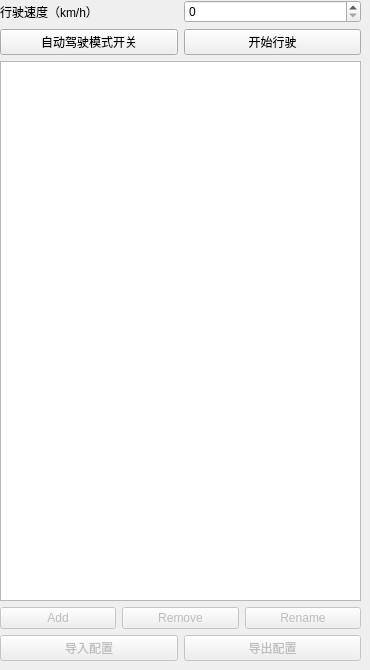
          <widget class="QWidget" name="tab_6">
           <attribute name="title">
            <string>运动控制与订阅</string>
           </attribute>
           <widget class="QWidget" name="layoutWidget">
            <property name="geometry">
             <rect>
              <x>0</x>
              <y>0</y>
              <width>361</width>
              <height>661</height>
             </rect>
            </property>
            <layout class="QVBoxLayout" name="verticalLayout_5">
             <item>
              <layout class="QVBoxLayout" name="verticalLayout_8">
               <item>
                <layout class="QHBoxLayout" name="horizontalLayout_6">
                 <item>
                  <widget class="QLabel" name="label_62">
                   <property name="text">
                    <string>行驶速度（km/h）</string>
                   </property>
                  </widget>
                 </item>
                 <item>
                  <widget class="QSpinBox" name="spinBox"/>
                 </item>
                </layout>
               </item>
               <item>
                <layout class="QHBoxLayout" name="horizontalLayout_19">
                 <item>
                  <widget class="QPushButton" name="pushButton_start">
                   <property name="minimumSize">
                    <size>
                     <width>128</width>
                     <height>0</height>
                    </size>
                   </property>
                   <property name="text">
                    <string>自动驾驶模式开关</string>
                   </property>
                  </widget>
                 </item>
                 <item>
                  <widget class="QPushButton" name="pushButton_autocar">
                   <property name="text">
                    <string>开始行驶</string>
                   </property>
                  </widget>
                 </item>
                </layout>
               </item>
              </layout>
             </item>
             <item>
              <widget class="QTreeView" name="treeView_rvizDisplayTree">
               <attribute name="headerDefaultSectionSize">
                <number>150</number>
               </attribute>
              </widget>
             </item>
             <item>
              <layout class="QHBoxLayout" name="horizontalLayout_5">
               <item>
                <widget class="QPushButton" name="pushButton_add_topic">
                 <property name="enabled">
                  <bool>false</bool>
                 </property>
                 <property name="text">
                  <string>Add</string>
                 </property>
                </widget>
               </item>
               <item>
                <widget class="QPushButton" name="pushButton_remove_topic">
                 <property name="enabled">
                  <bool>false</bool>
                 </property>
                 <property name="text">
                  <string>Remove</string>
                 </property>
                </widget>
               </item>
               <item>
                <widget class="QPushButton" name="pushButton_rename_topic">
                 <property name="enabled">
                  <bool>false</bool>
                 </property>
                 <property name="text">
                  <string>Rename</string>
                 </property>
                </widget>
               </item>
              </layout>
             </item>
             <item>
              <layout class="QGridLayout" name="gridLayout_10">
               <item row="0" column="0">
                <widget class="QPushButton" name="pushButton_rvizReadDisplaySet">
                 <property name="enabled">
                  <bool>false</bool>
                 </property>
                 <property name="text">
                  <string>导入配置</string>
                 </property>
                </widget>
               </item>
               <item row="0" column="1">
                <widget class="QPushButton" name="pushButton_rvizSaveDisplaySet">
                 <property name="enabled">
                  <bool>false</bool>
                 </property>
                 <property name="text">
                  <string>导出配置</string>
                 </property>
                </widget>
               </item>
              </layout>
             </item>
            </layout>
           </widget>
          </widget>
